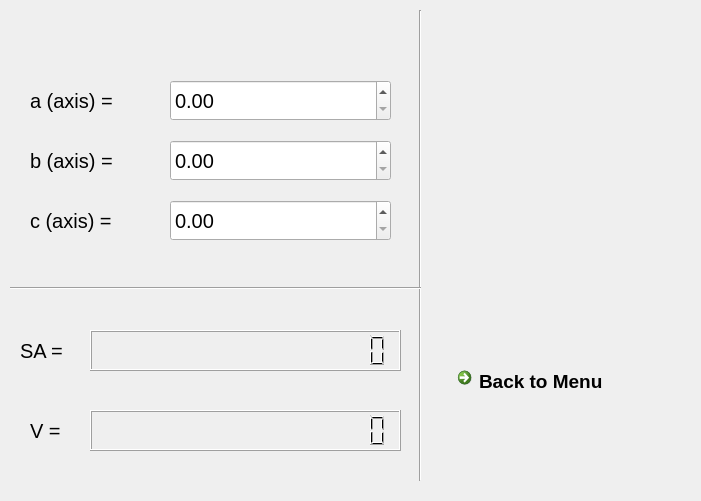
  <widget class="QWidget" name="EllipsoidClass" native="true">
   <property name="geometry">
    <rect>
     <x>0</x>
     <y>0</y>
     <width>701</width>
     <height>501</height>
    </rect>
   </property>
   <property name="autoFillBackground">
    <bool>true</bool>
   </property>
   <widget class="QLabel" name="label_31">
    <property name="geometry">
     <rect>
      <x>440</x>
      <y>140</y>
      <width>231</width>
      <height>151</height>
     </rect>
    </property>
    <property name="font">
     <font>
      <family>MS Shell Dlg 2</family>
     </font>
    </property>
    <property name="text">
     <string/>
    </property>
    <property name="pixmap">
     <pixmap>ellipsoid.png</pixmap>
    </property>
    <property name="scaledContents">
     <bool>true</bool>
    </property>
   </widget>
   <widget class="QLabel" name="label_32">
    <property name="geometry">
     <rect>
      <x>30</x>
      <y>80</y>
      <width>131</width>
      <height>41</height>
     </rect>
    </property>
    <property name="font">
     <font>
      <pointsize>15</pointsize>
     </font>
    </property>
    <property name="text">
     <string>a (axis) =</string>
    </property>
   </widget>
   <widget class="Line" name="line_12">
    <property name="geometry">
     <rect>
      <x>410</x>
      <y>10</y>
      <width>20</width>
      <height>471</height>
     </rect>
    </property>
    <property name="orientation">
     <enum>Qt::Vertical</enum>
    </property>
   </widget>
   <widget class="QLabel" name="label_33">
    <property name="geometry">
     <rect>
      <x>20</x>
      <y>330</y>
      <width>81</width>
      <height>41</height>
     </rect>
    </property>
    <property name="font">
     <font>
      <pointsize>15</pointsize>
     </font>
    </property>
    <property name="text">
     <string>SA =</string>
    </property>
   </widget>
   <widget class="QLCDNumber" name="elArea">
    <property name="geometry">
     <rect>
      <x>90</x>
      <y>330</y>
      <width>311</width>
      <height>41</height>
     </rect>
    </property>
    <property name="font">
     <font>
      <family>MS UI Gothic</family>
      <pointsize>10</pointsize>
     </font>
    </property>
    <property name="smallDecimalPoint">
     <bool>true</bool>
    </property>
    <property name="digitCount">
     <number>15</number>
    </property>
    <property name="mode">
     <enum>QLCDNumber::Dec</enum>
    </property>
    <property name="segmentStyle">
     <enum>QLCDNumber::Filled</enum>
    </property>
    <property name="intValue" stdset="0">
     <number>0</number>
    </property>
   </widget>
   <widget class="QDoubleSpinBox" name="elMajor">
    <property name="geometry">
     <rect>
      <x>170</x>
      <y>80</y>
      <width>221</width>
      <height>41</height>
     </rect>
    </property>
    <property name="font">
     <font>
      <pointsize>15</pointsize>
     </font>
    </property>
    <property name="maximum">
     <double>99999999999999.000000000000000</double>
    </property>
    <property name="singleStep">
     <double>0.010000000000000</double>
    </property>
   </widget>
   <widget class="QLabel" name="label_34">
    <property name="geometry">
     <rect>
      <x>30</x>
      <y>410</y>
      <width>51</width>
      <height>41</height>
     </rect>
    </property>
    <property name="font">
     <font>
      <pointsize>15</pointsize>
     </font>
    </property>
    <property name="text">
     <string>V =</string>
    </property>
   </widget>
   <widget class="QLCDNumber" name="elVolume">
    <property name="geometry">
     <rect>
      <x>90</x>
      <y>410</y>
      <width>311</width>
      <height>41</height>
     </rect>
    </property>
    <property name="font">
     <font>
      <pointsize>10</pointsize>
     </font>
    </property>
    <property name="smallDecimalPoint">
     <bool>true</bool>
    </property>
    <property name="digitCount">
     <number>15</number>
    </property>
    <property name="mode">
     <enum>QLCDNumber::Dec</enum>
    </property>
    <property name="value" stdset="0">
     <double>0.000000000000000</double>
    </property>
    <property name="intValue" stdset="0">
     <number>0</number>
    </property>
   </widget>
   <widget class="Line" name="line_13">
    <property name="geometry">
     <rect>
      <x>10</x>
      <y>280</y>
      <width>411</width>
      <height>16</height>
     </rect>
    </property>
    <property name="orientation">
     <enum>Qt::Horizontal</enum>
    </property>
   </widget>
   <widget class="QCommandLinkButton" name="elBack">
    <property name="geometry">
     <rect>
      <x>450</x>
      <y>360</y>
      <width>222</width>
      <height>48</height>
     </rect>
    </property>
    <property name="font">
     <font>
      <family>Segoe UI</family>
      <pointsize>14</pointsize>
     </font>
    </property>
    <property name="text">
     <string>Back to Menu</string>
    </property>
   </widget>
   <widget class="QLabel" name="label_35">
    <property name="geometry">
     <rect>
      <x>30</x>
      <y>140</y>
      <width>131</width>
      <height>41</height>
     </rect>
    </property>
    <property name="font">
     <font>
      <pointsize>15</pointsize>
     </font>
    </property>
    <property name="text">
     <string>b (axis) =</string>
    </property>
   </widget>
   <widget class="QDoubleSpinBox" name="elMinor">
    <property name="geometry">
     <rect>
      <x>170</x>
      <y>140</y>
      <width>221</width>
      <height>41</height>
     </rect>
    </property>
    <property name="font">
     <font>
      <pointsize>15</pointsize>
     </font>
    </property>
    <property name="maximum">
     <double>99999999999999.000000000000000</double>
    </property>
    <property name="singleStep">
     <double>0.010000000000000</double>
    </property>
   </widget>
   <widget class="QLabel" name="label_36">
    <property name="geometry">
     <rect>
      <x>30</x>
      <y>200</y>
      <width>131</width>
      <height>41</height>
     </rect>
    </property>
    <property name="font">
     <font>
      <pointsize>15</pointsize>
     </font>
    </property>
    <property name="text">
     <string>c (axis) =</string>
    </property>
   </widget>
   <widget class="QDoubleSpinBox" name="elAxis">
    <property name="geometry">
     <rect>
      <x>170</x>
      <y>200</y>
      <width>221</width>
      <height>41</height>
     </rect>
    </property>
    <property name="font">
     <font>
      <pointsize>15</pointsize>
     </font>
    </property>
    <property name="maximum">
     <double>99999999999999.000000000000000</double>
    </property>
    <property name="singleStep">
     <double>0.010000000000000</double>
    </property>
   </widget>
  </widget>
